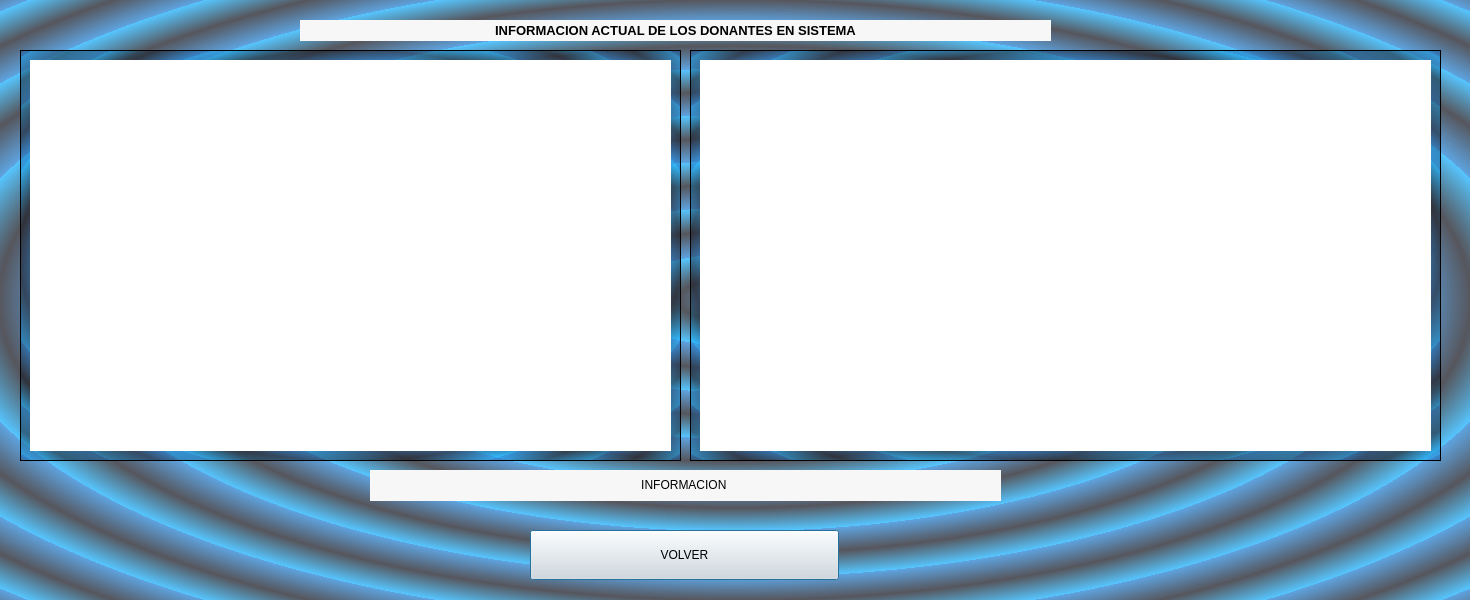
<?xml version="1.0" encoding="UTF-8"?>
<ui version="4.0">
 <class>Dialog</class>
 <widget class="QDialog" name="Dialog">
  <property name="geometry">
   <rect>
    <x>0</x>
    <y>0</y>
    <width>1470</width>
    <height>600</height>
   </rect>
  </property>
  <property name="minimumSize">
   <size>
    <width>1470</width>
    <height>600</height>
   </size>
  </property>
  <property name="maximumSize">
   <size>
    <width>1470</width>
    <height>600</height>
   </size>
  </property>
  <property name="windowTitle">
   <string>Dialog</string>
  </property>
  <property name="styleSheet">
   <string notr="true">background-color: qradialgradient(spread:repeat, cx:0.5, cy:0.5, radius:0.077, fx:0.5, fy:0.5, stop:0 rgba(0, 109, 205, 100), stop:0.497326 rgba(0, 0, 10, 107), stop:1 rgba(0, 169, 255, 107));</string>
  </property>
  <widget class="QFrame" name="frame_2">
   <property name="geometry">
    <rect>
     <x>20</x>
     <y>50</y>
     <width>661</width>
     <height>411</height>
    </rect>
   </property>
   <property name="minimumSize">
    <size>
     <width>0</width>
     <height>0</height>
    </size>
   </property>
   <property name="maximumSize">
    <size>
     <width>99999</width>
     <height>9999</height>
    </size>
   </property>
   <property name="frameShape">
    <enum>QFrame::StyledPanel</enum>
   </property>
   <property name="frameShadow">
    <enum>QFrame::Raised</enum>
   </property>
   <layout class="QVBoxLayout" name="verticalLayout_3">
    <item>
     <widget class="QWidget" name="campo_grafico_1" native="true">
      <property name="styleSheet">
       <string notr="true">background-color: rgb(255, 255, 255);</string>
      </property>
      <widget class="QWidget" name="verticalLayoutWidget_3">
       <property name="geometry">
        <rect>
         <x>10</x>
         <y>0</y>
         <width>621</width>
         <height>391</height>
        </rect>
       </property>
       <layout class="QVBoxLayout" name="Histogramas"/>
      </widget>
     </widget>
    </item>
   </layout>
  </widget>
  <widget class="QFrame" name="frame_3">
   <property name="geometry">
    <rect>
     <x>690</x>
     <y>50</y>
     <width>751</width>
     <height>411</height>
    </rect>
   </property>
   <property name="minimumSize">
    <size>
     <width>0</width>
     <height>0</height>
    </size>
   </property>
   <property name="maximumSize">
    <size>
     <width>9999</width>
     <height>99999</height>
    </size>
   </property>
   <property name="frameShape">
    <enum>QFrame::StyledPanel</enum>
   </property>
   <property name="frameShadow">
    <enum>QFrame::Raised</enum>
   </property>
   <layout class="QVBoxLayout" name="verticalLayout_4">
    <item>
     <widget class="QWidget" name="campo_grafico_2" native="true">
      <property name="styleSheet">
       <string notr="true">background-color: rgb(255, 255, 255);</string>
      </property>
      <widget class="QWidget" name="verticalLayoutWidget_4">
       <property name="geometry">
        <rect>
         <x>10</x>
         <y>0</y>
         <width>711</width>
         <height>391</height>
        </rect>
       </property>
       <layout class="QVBoxLayout" name="Histogramas_2"/>
      </widget>
     </widget>
    </item>
   </layout>
  </widget>
  <widget class="QPushButton" name="Boton_Volver">
   <property name="geometry">
    <rect>
     <x>530</x>
     <y>530</y>
     <width>309</width>
     <height>50</height>
    </rect>
   </property>
   <property name="minimumSize">
    <size>
     <width>0</width>
     <height>50</height>
    </size>
   </property>
   <property name="maximumSize">
    <size>
     <width>4000</width>
     <height>16777215</height>
    </size>
   </property>
   <property name="styleSheet">
    <string notr="true">background-color: rgb(226, 226, 226);</string>
   </property>
   <property name="text">
    <string>VOLVER</string>
   </property>
  </widget>
  <widget class="QLabel" name="label">
   <property name="geometry">
    <rect>
     <x>300</x>
     <y>20</y>
     <width>751</width>
     <height>21</height>
    </rect>
   </property>
   <property name="styleSheet">
    <string notr="true">background-color: rgb(247, 247, 247);</string>
   </property>
   <property name="text">
    <string>&lt;html&gt;&lt;head/&gt;&lt;body&gt;&lt;p align=&quot;center&quot;&gt;&lt;span style=&quot; font-size:10pt; font-weight:600;&quot;&gt;INFORMACION ACTUAL DE LOS DONANTES EN SISTEMA&lt;/span&gt;&lt;/p&gt;&lt;/body&gt;&lt;/html&gt;</string>
   </property>
  </widget>
  <widget class="QLabel" name="label_2">
   <property name="geometry">
    <rect>
     <x>370</x>
     <y>470</y>
     <width>631</width>
     <height>31</height>
    </rect>
   </property>
   <property name="styleSheet">
    <string notr="true">background-color: rgb(247, 247, 247);</string>
   </property>
   <property name="text">
    <string>&lt;html&gt;&lt;head/&gt;&lt;body&gt;&lt;p align=&quot;center&quot;&gt;INFORMACION &lt;/p&gt;&lt;/body&gt;&lt;/html&gt;</string>
   </property>
  </widget>
 </widget>
 <resources/>
 <connections/>
</ui>
